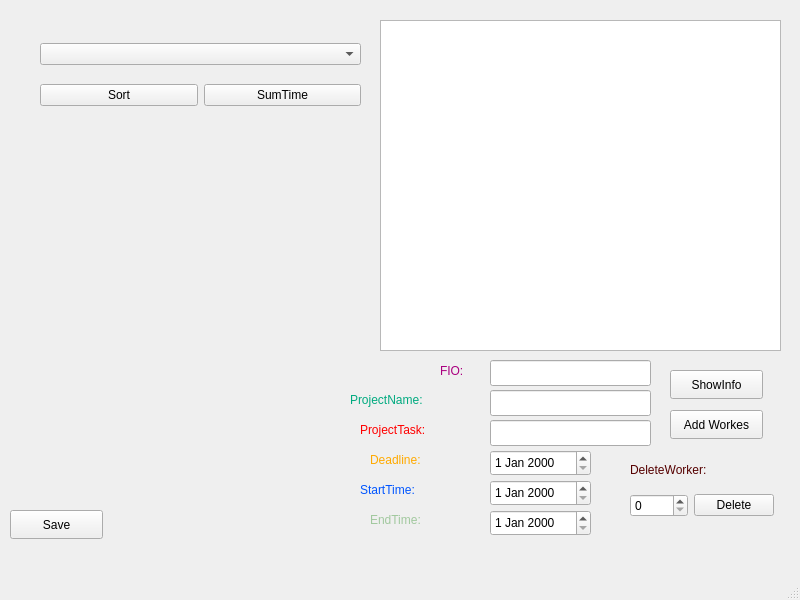
<?xml version="1.0" encoding="UTF-8"?>
<ui version="4.0">
 <class>MainWindow</class>
 <widget class="QMainWindow" name="MainWindow">
  <property name="geometry">
   <rect>
    <x>0</x>
    <y>0</y>
    <width>800</width>
    <height>600</height>
   </rect>
  </property>
  <property name="windowTitle">
   <string>MainWindow</string>
  </property>
  <widget class="QWidget" name="centralwidget">
   <widget class="QTextBrowser" name="InfoTable">
    <property name="geometry">
     <rect>
      <x>380</x>
      <y>20</y>
      <width>401</width>
      <height>331</height>
     </rect>
    </property>
   </widget>
   <widget class="QPushButton" name="pushButton">
    <property name="geometry">
     <rect>
      <x>670</x>
      <y>370</y>
      <width>93</width>
      <height>29</height>
     </rect>
    </property>
    <property name="text">
     <string>ShowInfo</string>
    </property>
   </widget>
   <widget class="QPushButton" name="AddWorkers">
    <property name="geometry">
     <rect>
      <x>670</x>
      <y>410</y>
      <width>93</width>
      <height>29</height>
     </rect>
    </property>
    <property name="text">
     <string>Add Workes</string>
    </property>
   </widget>
   <widget class="QLineEdit" name="FIOline">
    <property name="geometry">
     <rect>
      <x>490</x>
      <y>360</y>
      <width>161</width>
      <height>26</height>
     </rect>
    </property>
   </widget>
   <widget class="QLabel" name="label">
    <property name="geometry">
     <rect>
      <x>440</x>
      <y>350</y>
      <width>41</width>
      <height>41</height>
     </rect>
    </property>
    <property name="styleSheet">
     <string notr="true">color: rgb(170, 0, 127);
font: 700 14pt &quot;Segoe UI&quot;;</string>
    </property>
    <property name="text">
     <string>FIO:</string>
    </property>
   </widget>
   <widget class="QLabel" name="label_2">
    <property name="geometry">
     <rect>
      <x>350</x>
      <y>390</y>
      <width>131</width>
      <height>20</height>
     </rect>
    </property>
    <property name="styleSheet">
     <string notr="true">font: 700 12pt &quot;Segoe UI&quot;;
color: rgb(0, 170, 127);</string>
    </property>
    <property name="text">
     <string>ProjectName:</string>
    </property>
   </widget>
   <widget class="QLabel" name="label_3">
    <property name="geometry">
     <rect>
      <x>360</x>
      <y>420</y>
      <width>131</width>
      <height>20</height>
     </rect>
    </property>
    <property name="styleSheet">
     <string notr="true">font: 700 12pt &quot;Segoe UI&quot;;
color: rgb(255, 0, 0);</string>
    </property>
    <property name="text">
     <string>ProjectTask:</string>
    </property>
   </widget>
   <widget class="QLineEdit" name="ProjectNameline">
    <property name="geometry">
     <rect>
      <x>490</x>
      <y>390</y>
      <width>161</width>
      <height>26</height>
     </rect>
    </property>
   </widget>
   <widget class="QLineEdit" name="ProjectTaskline">
    <property name="geometry">
     <rect>
      <x>490</x>
      <y>420</y>
      <width>161</width>
      <height>26</height>
     </rect>
    </property>
   </widget>
   <widget class="QDateEdit" name="DeadlineDate">
    <property name="geometry">
     <rect>
      <x>490</x>
      <y>450</y>
      <width>101</width>
      <height>26</height>
     </rect>
    </property>
   </widget>
   <widget class="QDateEdit" name="StartTimeDate">
    <property name="geometry">
     <rect>
      <x>490</x>
      <y>480</y>
      <width>101</width>
      <height>26</height>
     </rect>
    </property>
   </widget>
   <widget class="QDateEdit" name="EndTimeDate">
    <property name="geometry">
     <rect>
      <x>490</x>
      <y>510</y>
      <width>101</width>
      <height>26</height>
     </rect>
    </property>
   </widget>
   <widget class="QLabel" name="label_4">
    <property name="geometry">
     <rect>
      <x>370</x>
      <y>450</y>
      <width>111</width>
      <height>20</height>
     </rect>
    </property>
    <property name="styleSheet">
     <string notr="true">font: 700 14pt &quot;Segoe UI&quot;;
color: rgb(255, 170, 0);</string>
    </property>
    <property name="text">
     <string>Deadline:</string>
    </property>
   </widget>
   <widget class="QLabel" name="label_5">
    <property name="geometry">
     <rect>
      <x>360</x>
      <y>480</y>
      <width>121</width>
      <height>20</height>
     </rect>
    </property>
    <property name="styleSheet">
     <string notr="true">font: 700 14pt &quot;Segoe UI&quot;;
color: rgb(0, 85, 255);</string>
    </property>
    <property name="text">
     <string>StartTime:</string>
    </property>
   </widget>
   <widget class="QLabel" name="label_6">
    <property name="geometry">
     <rect>
      <x>370</x>
      <y>510</y>
      <width>111</width>
      <height>20</height>
     </rect>
    </property>
    <property name="styleSheet">
     <string notr="true">font: 700 14pt &quot;Segoe UI&quot;;
color: rgb(161, 200, 158);</string>
    </property>
    <property name="text">
     <string>EndTime:</string>
    </property>
   </widget>
   <widget class="QLabel" name="label_7">
    <property name="geometry">
     <rect>
      <x>630</x>
      <y>460</y>
      <width>121</width>
      <height>20</height>
     </rect>
    </property>
    <property name="styleSheet">
     <string notr="true">font: 700 10pt &quot;Segoe UI&quot;;
color: rgb(85, 0, 0);</string>
    </property>
    <property name="text">
     <string>DeleteWorker:</string>
    </property>
   </widget>
   <widget class="QWidget" name="layoutWidget">
    <property name="geometry">
     <rect>
      <x>630</x>
      <y>490</y>
      <width>144</width>
      <height>31</height>
     </rect>
    </property>
    <layout class="QHBoxLayout" name="horizontalLayout">
     <item>
      <widget class="QSpinBox" name="SpinNumWorker"/>
     </item>
     <item>
      <widget class="QPushButton" name="DeleteButton">
       <property name="text">
        <string>Delete</string>
       </property>
      </widget>
     </item>
    </layout>
   </widget>
   <widget class="QWidget" name="layoutWidget">
    <property name="geometry">
     <rect>
      <x>40</x>
      <y>30</y>
      <width>321</width>
      <height>91</height>
     </rect>
    </property>
    <layout class="QGridLayout" name="gridLayout">
     <item row="0" column="0" colspan="2">
      <widget class="QComboBox" name="ComboBoxWorkers"/>
     </item>
     <item row="1" column="0">
      <widget class="QPushButton" name="SortButton">
       <property name="text">
        <string>Sort</string>
       </property>
      </widget>
     </item>
     <item row="1" column="1">
      <widget class="QPushButton" name="SumTime">
       <property name="text">
        <string>SumTime</string>
       </property>
      </widget>
     </item>
    </layout>
   </widget>
   <widget class="QPushButton" name="SaveFileWay">
    <property name="geometry">
     <rect>
      <x>10</x>
      <y>510</y>
      <width>93</width>
      <height>29</height>
     </rect>
    </property>
    <property name="text">
     <string>Save</string>
    </property>
   </widget>
  </widget>
  <widget class="QMenuBar" name="menubar">
   <property name="geometry">
    <rect>
     <x>0</x>
     <y>0</y>
     <width>800</width>
     <height>26</height>
    </rect>
   </property>
  </widget>
  <widget class="QStatusBar" name="statusbar"/>
 </widget>
 <resources/>
 <connections/>
</ui>
